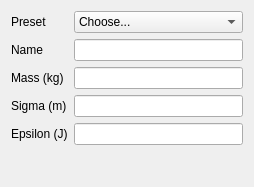
<?xml version="1.0" encoding="UTF-8"?>
<ui version="4.0">
 <class>species_params</class>
 <widget class="QWidget" name="species_params">
  <property name="geometry">
   <rect>
    <x>0</x>
    <y>0</y>
    <width>254</width>
    <height>187</height>
   </rect>
  </property>
  <property name="sizePolicy">
   <sizepolicy hsizetype="Ignored" vsizetype="Ignored">
    <horstretch>0</horstretch>
    <verstretch>0</verstretch>
   </sizepolicy>
  </property>
  <property name="windowTitle">
   <string notr="true">species_params</string>
  </property>
  <layout class="QFormLayout" name="formLayout_2">
   <property name="sizeConstraint">
    <enum>QLayout::SetNoConstraint</enum>
   </property>
   <item row="1" column="0">
    <widget class="QLabel" name="nameLabel">
     <property name="text">
      <string>Name</string>
     </property>
     <property name="buddy">
      <cstring>nameLineEdit</cstring>
     </property>
    </widget>
   </item>
   <item row="0" column="0">
    <widget class="QLabel" name="presetLabel">
     <property name="text">
      <string>Preset</string>
     </property>
     <property name="buddy">
      <cstring>presetComboBox</cstring>
     </property>
    </widget>
   </item>
   <item row="0" column="1">
    <widget class="QComboBox" name="presetComboBox">
     <item>
      <property name="text">
       <string>Choose...</string>
      </property>
     </item>
    </widget>
   </item>
   <item row="2" column="0">
    <widget class="QLabel" name="massKgLabel">
     <property name="text">
      <string>Mass (kg)</string>
     </property>
     <property name="buddy">
      <cstring>massKgLineEdit</cstring>
     </property>
    </widget>
   </item>
   <item row="5" column="0">
    <widget class="QLabel" name="epsilonJLabel">
     <property name="text">
      <string>Epsilon (J)</string>
     </property>
     <property name="buddy">
      <cstring>epsilonJLineEdit</cstring>
     </property>
    </widget>
   </item>
   <item row="4" column="1">
    <widget class="QLineEdit" name="sigmaMLineEdit"/>
   </item>
   <item row="4" column="0">
    <widget class="QLabel" name="sigmaMLabel">
     <property name="text">
      <string>Sigma (m)</string>
     </property>
     <property name="buddy">
      <cstring>sigmaMLineEdit</cstring>
     </property>
    </widget>
   </item>
   <item row="1" column="1">
    <widget class="QLineEdit" name="nameLineEdit"/>
   </item>
   <item row="2" column="1">
    <widget class="QLineEdit" name="massKgLineEdit"/>
   </item>
   <item row="5" column="1">
    <widget class="QLineEdit" name="epsilonJLineEdit"/>
   </item>
  </layout>
 </widget>
 <tabstops>
  <tabstop>presetComboBox</tabstop>
  <tabstop>nameLineEdit</tabstop>
  <tabstop>massKgLineEdit</tabstop>
  <tabstop>sigmaMLineEdit</tabstop>
  <tabstop>epsilonJLineEdit</tabstop>
 </tabstops>
 <resources/>
 <connections/>
</ui>
